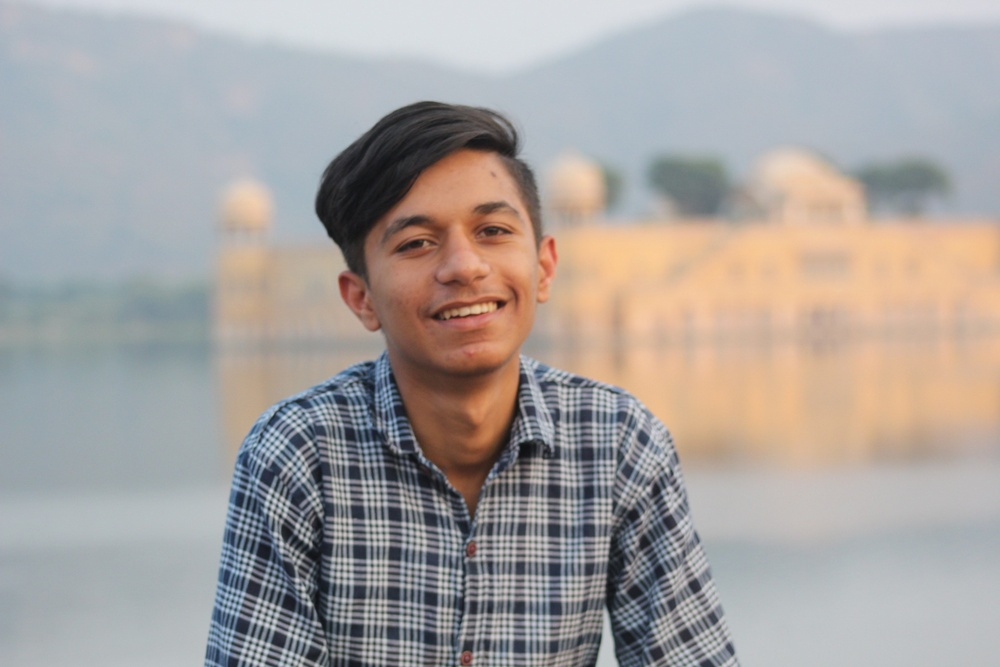
#> input picture anup.JPG, 1000 x 667 px, shrunk from 1920 x 1280 before the run
$ python face_detector_image.py
#> lines starting #> are read from the running program, lines starting #| are printed output that depends on the picture; after the words box and inside, x2 and y2 are one past the last pixel; in counts of white or black regions, pixels touching at a corner belong together
import cv2

# https://raw.githubusercontent.com/opencv/opencv/master/data/haarcascades/haarcascade_frontalface_default.xml

# Load some pre-trained data on face frontals from openCV (haar cascade algorithm)
trained_face_data = cv2.CascadeClassifier('haarcascade_fontalface_default.xml')

# Reading an image to detect faces
img = cv2.imread('anup.JPG')
#> img is the input picture: shape (667, 1000, 3); mean B, G, R 159.3, 162.2, 167.4

# Convert to grayscale
grayscaled_img = cv2.cvtColor(img, cv2.COLOR_BGR2GRAY)
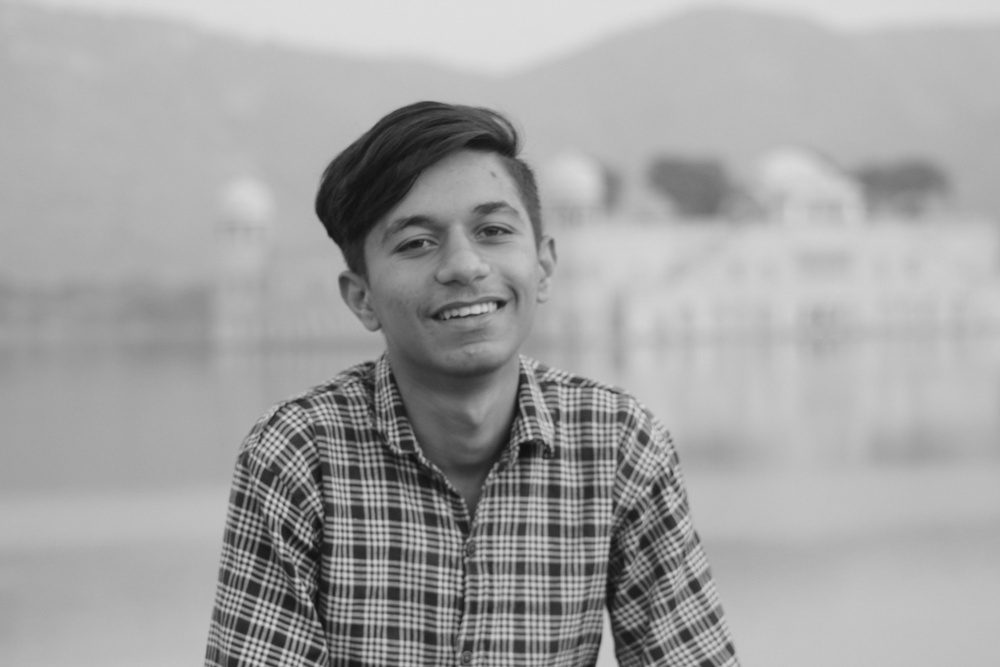
#> grayscaled_img: shape (667, 1000); min 15, max 223, mean 163.4


# Detect Faces
face_coordinates = trained_face_data.detectMultiScale(grayscaled_img)
#> face_coordinates = [[727, 153, 158, 158], [356, 154, 204, 204]]

# Draw rectangle
for face in face_coordinates:
    (x, y, w, h) = face
    cv2.rectangle(img, (x, y), (x+w, y+h), (0, 255, 0), 4)
#> this loop made 2 passes
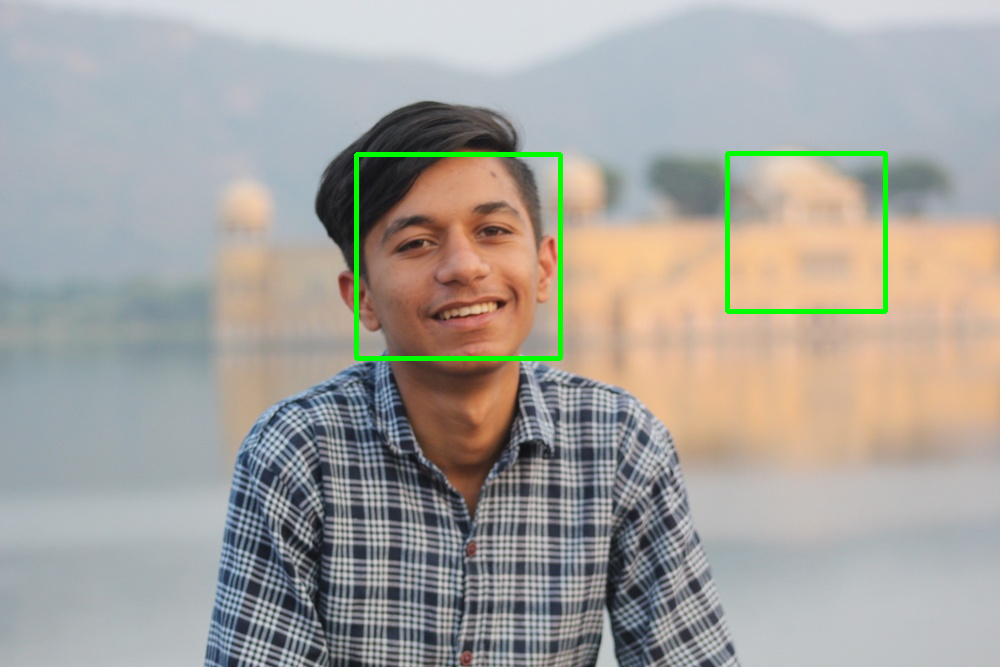
#> img: shape (667, 1000, 3); 1.08% of pixels changed, all inside (x1, y1, x2, y2) = (354, 151, 888, 361)

#
cv2.imshow('Face Detector', img)


cv2.waitKey()
